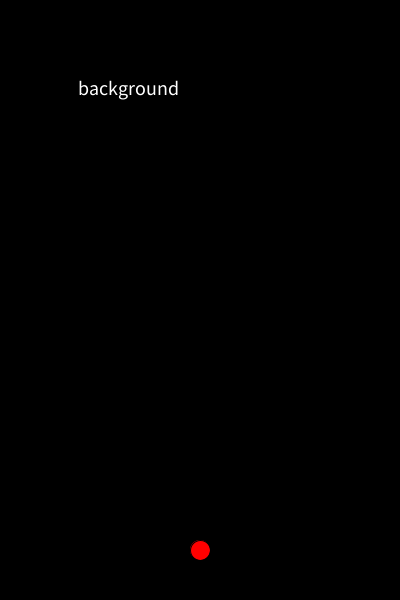
Frame 1 (no input)
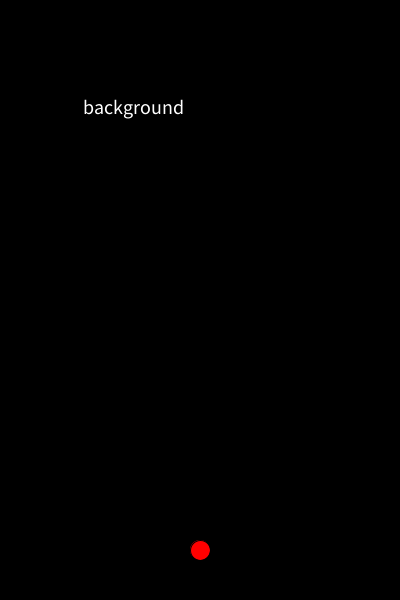
Frame 60 (the mouse pressed at the canvas centre just before this capture)
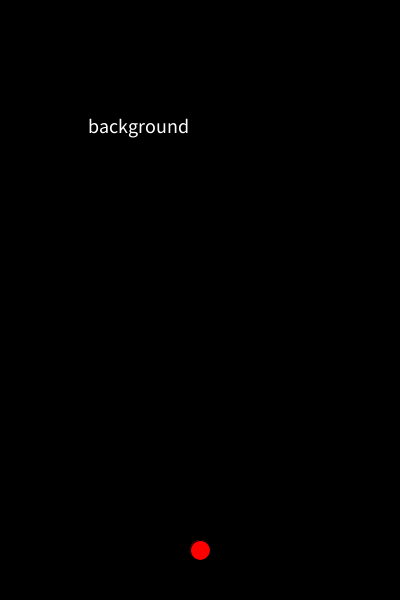
Frame 120 (the mouse held since frame 60 and released just before this capture)

The Processing sketch that drew these frames (run headless with seeded random() and noise(); from frame 60 on, the mouse is pressed at the canvas centre):

// Processing sketch: week06_8
// ── week06_8.pde
String [] QQ = {"void", "setup", "string", "background", "fill"}; //單字庫
String Q = "",A = "";
float x = 100, y = 100;

void setup() {
  size(400, 600);
  textSize(20);
  randomQ();
}

void randomQ() {
  int i = int(random(QQ.length)); //隨機單字
  Q = QQ[i];
  x = random(0, 300); //隨機位置
  y = random(0, 100); //隨機位置
}

void draw() {
  background(0);
  fill(#FFFFFF); //白
  text(Q, x, y);
  fill(#FF0000); //紅
  text(A, x, y); //會蓋掉Q
  ellipse(200, 550, 20, 20);
  float dx = 200-x, dy = 550-y, d = sqrt(dx * dx + dy * dy)*3;
  x += dx / d;
  y += dy / d;
  if(keyPressed) {
    stroke(255, 0, 0);
    line(200, 550, x, y);
  }
}

void keyPressed() {
  int i = A.length();
  if(key == Q.charAt(i)) {
    A += key; //打正確了再存
    if(Q.equals(A)) {
      randomQ(); //重新生成單字
      A = ""; //攻擊重設
    }
  }
}
